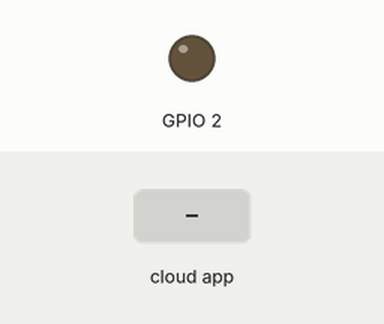
A program run on a simulated ESP32. Parts: output pins drawn as LEDs (lit = HIGH). The test bench sets the inputs (shaded band). The ROS host is connected and sends only what is stated.

Above: at 3.2 s.
3.3 s: the phone or cloud app sets led_control to 0
At 3.9 s:
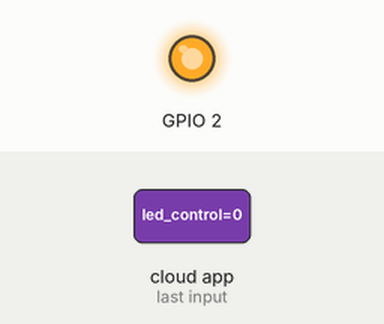
4.8 s: the phone or cloud app sets led_control to 1
At 5.4 s:
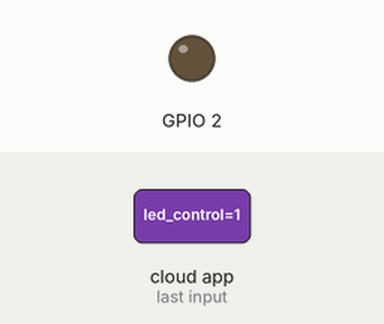
Timing chart, 0 to 7.8 s (numbered marks = the images above; inputs shaded):
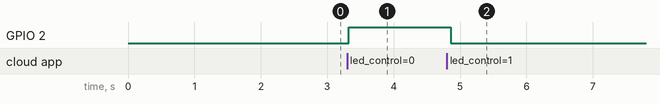

The program:

main.cpp
```cpp
#include <Arduino.h>
#include <micro_ros_platformio.h>

#include <rcl/rcl.h>
#include <rclc/rclc.h>
#include <rclc/executor.h>

#include <std_msgs/msg/int32.h>

rclc_executor_t executor;
rclc_support_t support;
rcl_allocator_t allocator;
rcl_node_t node;
// 声明话题订阅者
rcl_subscription_t subscriber;
// 声明消息文件
std_msgs__msg__Int32 sub_msg;
// 定义话题接收回调函数
void callback_subscription_(const void *msgin)
{
  const std_msgs__msg__Int32 *msg = (const std_msgs__msg__Int32 *)msgin;
  if (msg->data == 0)
  {
    digitalWrite(2, HIGH);
  }
  else
  {
    digitalWrite(2, LOW);
  }
}

void setup()
{
  Serial.begin(115200);
  // 设置通过串口进行MicroROS通信
  set_microros_serial_transports(Serial);
  // 延时时一段时间，等待设置完成
  delay(2000);
  // 初始化内存分配器
  allocator = rcl_get_default_allocator();
  // 创建初始化选项
  rclc_support_init(&support, 0, NULL, &allocator);
  // 创建节点 topic_sub_test
  rclc_node_init_default(&node, "topic_sub_test", "", &support);
  // 订阅者初始化
  rclc_subscription_init_default(
      &subscriber,
      &node,
      ROSIDL_GET_MSG_TYPE_SUPPORT(std_msgs, msg, Int32),
      "led_control");
  // 创建执行器
  rclc_executor_init(&executor, &support.context, 1, &allocator);
  // 为执行器添加一个订阅者
  rclc_executor_add_subscription(&executor, &subscriber, &sub_msg, &callback_subscription_, ON_NEW_DATA);
  // 初始化LED
  pinMode(2, OUTPUT);
}

void loop()
{
  delay(100);
  // 循环处理数据
  rclc_executor_spin_some(&executor, RCL_MS_TO_NS(100));
}
```

Measured:
- after the input at 3.3 s, GPIO 2: LOW → HIGH at once
- after the input at 4.8 s, GPIO 2: HIGH → LOW after 0.06 s
